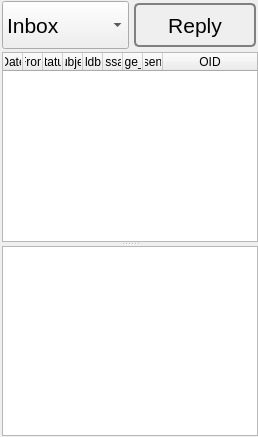
             <widget class="QWidget" name="tab_4">
              <property name="sizePolicy">
               <sizepolicy hsizetype="Preferred" vsizetype="Preferred">
                <horstretch>0</horstretch>
                <verstretch>0</verstretch>
               </sizepolicy>
              </property>
              <attribute name="icon">
               <iconset resource="../Icons/icons.qrc">
                <normaloff>:/nuvola/email.png</normaloff>:/nuvola/email.png</iconset>
              </attribute>
              <attribute name="title">
               <string>&amp;Read</string>
              </attribute>
              <layout class="QVBoxLayout" name="verticalLayout_26">
               <property name="spacing">
                <number>3</number>
               </property>
               <property name="leftMargin">
                <number>2</number>
               </property>
               <property name="topMargin">
                <number>1</number>
               </property>
               <property name="rightMargin">
                <number>0</number>
               </property>
               <property name="bottomMargin">
                <number>1</number>
               </property>
               <item>
                <layout class="QHBoxLayout" name="horizontalLayout_19">
                 <item>
                  <widget class="QComboBox" name="folder">
                   <property name="sizePolicy">
                    <sizepolicy hsizetype="Minimum" vsizetype="Fixed">
                     <horstretch>0</horstretch>
                     <verstretch>0</verstretch>
                    </sizepolicy>
                   </property>
                   <property name="minimumSize">
                    <size>
                     <width>48</width>
                     <height>48</height>
                    </size>
                   </property>
                   <property name="font">
                    <font>
                     <pointsize>16</pointsize>
                    </font>
                   </property>
                   <property name="toolTip">
                    <string>Set the folder.</string>
                   </property>
                   <property name="styleSheet">
                    <string notr="true"/>
                   </property>
                   <property name="iconSize">
                    <size>
                     <width>48</width>
                     <height>48</height>
                    </size>
                   </property>
                   <item>
                    <property name="text">
                     <string>Inbox</string>
                    </property>
                    <property name="icon">
                     <iconset resource="../Icons/icons.qrc">
                      <normaloff>:/nuvola/inbox.png</normaloff>:/nuvola/inbox.png</iconset>
                    </property>
                   </item>
                   <item>
                    <property name="text">
                     <string>Sent</string>
                    </property>
                    <property name="icon">
                     <iconset resource="../Icons/icons.qrc">
                      <normaloff>:/nuvola/outbox.png</normaloff>:/nuvola/outbox.png</iconset>
                    </property>
                   </item>
                   <item>
                    <property name="text">
                     <string>Trash</string>
                    </property>
                    <property name="icon">
                     <iconset resource="../Icons/icons.qrc">
                      <normaloff>:/nuvola/full-trash.png</normaloff>:/nuvola/full-trash.png</iconset>
                    </property>
                   </item>
                  </widget>
                 </item>
                 <item>
                  <widget class="QPushButton" name="reply">
                   <property name="enabled">
                    <bool>true</bool>
                   </property>
                   <property name="sizePolicy">
                    <sizepolicy hsizetype="Minimum" vsizetype="Fixed">
                     <horstretch>0</horstretch>
                     <verstretch>0</verstretch>
                    </sizepolicy>
                   </property>
                   <property name="minimumSize">
                    <size>
                     <width>48</width>
                     <height>48</height>
                    </size>
                   </property>
                   <property name="font">
                    <font>
                     <pointsize>16</pointsize>
                    </font>
                   </property>
                   <property name="toolTip">
                    <string>Relpy to the selected email.</string>
                   </property>
                   <property name="styleSheet">
                    <string notr="true">QPushButton {
 border: 2px solid gray;
 background-color: qlineargradient(x1: 0, y1: 0, x2: 0, y2: 1,
                                   stop: 0 #E0E0E0, stop: 1 #FFFFFF);
 border-radius: 5px;
 margin: 2px;
 padding: 2px;
 }


QPushButton:hover { 
background-color: qlineargradient(x1: 0, y1: 0, x2: 0, y2: 1,
                                   stop: 0 rgb(254,229,172), stop: 1 #FFFFFF);
background-position: top center; } 

QPushButton:pressed {
     background-color: darkgrey;
     border-style: inset;
 }</string>
                   </property>
                   <property name="text">
                    <string>Reply</string>
                   </property>
                   <property name="icon">
                    <iconset resource="../Icons/icons.qrc">
                     <normaloff>:/nuvola/reply.png</normaloff>:/nuvola/reply.png</iconset>
                   </property>
                   <property name="iconSize">
                    <size>
                     <width>48</width>
                     <height>48</height>
                    </size>
                   </property>
                  </widget>
                 </item>
                </layout>
               </item>
               <item>
                <widget class="QSplitter" name="splitter_3">
                 <property name="sizePolicy">
                  <sizepolicy hsizetype="Expanding" vsizetype="Expanding">
                   <horstretch>0</horstretch>
                   <verstretch>0</verstretch>
                  </sizepolicy>
                 </property>
                 <property name="orientation">
                  <enum>Qt::Horizontal</enum>
                 </property>
                 <widget class="QSplitter" name="readVerticalSplitter">
                  <property name="sizePolicy">
                   <sizepolicy hsizetype="Preferred" vsizetype="Preferred">
                    <horstretch>0</horstretch>
                    <verstretch>0</verstretch>
                   </sizepolicy>
                  </property>
                  <property name="orientation">
                   <enum>Qt::Vertical</enum>
                  </property>
                  <property name="childrenCollapsible">
                   <bool>false</bool>
                  </property>
                  <widget class="QTableWidget" name="mail">
                   <property name="sizePolicy">
                    <sizepolicy hsizetype="Expanding" vsizetype="Expanding">
                     <horstretch>0</horstretch>
                     <verstretch>0</verstretch>
                    </sizepolicy>
                   </property>
                   <property name="verticalScrollBarPolicy">
                    <enum>Qt::ScrollBarAlwaysOff</enum>
                   </property>
                   <property name="selectionBehavior">
                    <enum>QAbstractItemView::SelectRows</enum>
                   </property>
                   <property name="verticalScrollMode">
                    <enum>QAbstractItemView::ScrollPerPixel</enum>
                   </property>
                   <property name="horizontalScrollMode">
                    <enum>QAbstractItemView::ScrollPerPixel</enum>
                   </property>
                   <property name="showGrid">
                    <bool>true</bool>
                   </property>
                   <property name="sortingEnabled">
                    <bool>true</bool>
                   </property>
                   <property name="cornerButtonEnabled">
                    <bool>true</bool>
                   </property>
                   <attribute name="horizontalHeaderDefaultSectionSize">
                    <number>15</number>
                   </attribute>
                   <attribute name="horizontalHeaderMinimumSectionSize">
                    <number>2</number>
                   </attribute>
                   <attribute name="horizontalHeaderStretchLastSection">
                    <bool>true</bool>
                   </attribute>
                   <attribute name="verticalHeaderVisible">
                    <bool>false</bool>
                   </attribute>
                   <attribute name="verticalHeaderDefaultSectionSize">
                    <number>30</number>
                   </attribute>
                   <column>
                    <property name="text">
                     <string>Date</string>
                    </property>
                   </column>
                   <column>
                    <property name="text">
                     <string>From</string>
                    </property>
                   </column>
                   <column>
                    <property name="text">
                     <string>Status</string>
                    </property>
                   </column>
                   <column>
                    <property name="text">
                     <string>Subject</string>
                    </property>
                   </column>
                   <column>
                    <property name="text">
                     <string>goldbug</string>
                    </property>
                   </column>
                   <column>
                    <property name="text">
                     <string>message</string>
                    </property>
                   </column>
                   <column>
                    <property name="text">
                     <string>message_digest</string>
                    </property>
                   </column>
                   <column>
                    <property name="text">
                     <string>receiver_sender_hash</string>
                    </property>
                   </column>
                   <column>
                    <property name="text">
                     <string>OID</string>
                    </property>
                   </column>
                  </widget>
                  <widget class="QTextBrowser" name="mailMessage">
                   <property name="tabChangesFocus">
                    <bool>true</bool>
                   </property>
                  </widget>
                 </widget>
                </widget>
               </item>
              </layout>
             </widget>
